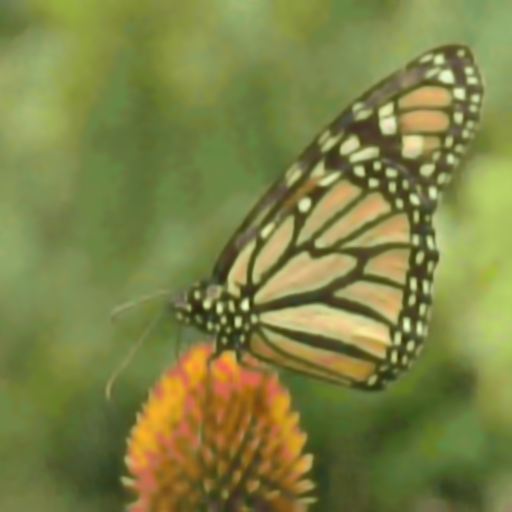
#> input picture data set/data 1/out 2/denoised m-2.png, 512 x 512 px
$ python shap.py
#> lines starting #> are read from the running program, lines starting #| are printed output that depends on the picture
from PIL import Image
from PIL import ImageFilter

im = Image.open('denoised m-2.png')
#> im is the input picture: PIL image 512x512 RGB; mean R, G, B 125.6, 130.9, 68.8
result = im.filter(ImageFilter.UnsharpMask)
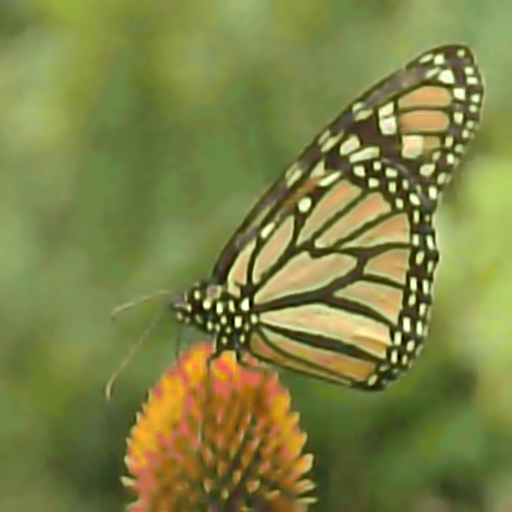
#> result: PIL image 512x512 RGB; mean R, G, B 125.6, 130.9, 68.8
result = result.filter(ImageFilter.UnsharpMask)
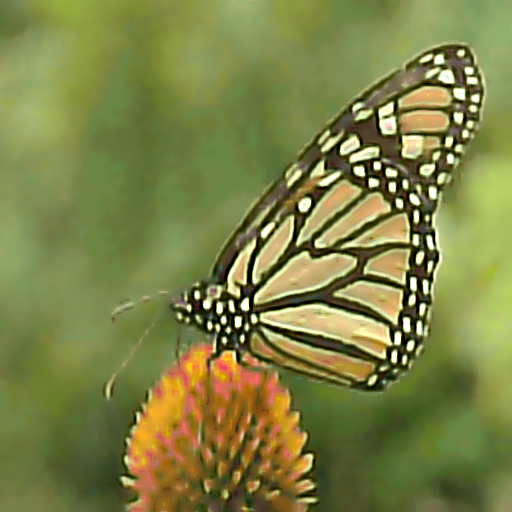
#> result: PIL image 512x512 RGB; mean R, G, B 125.3, 130.6, 69.6

result.save('abc 61.png')
